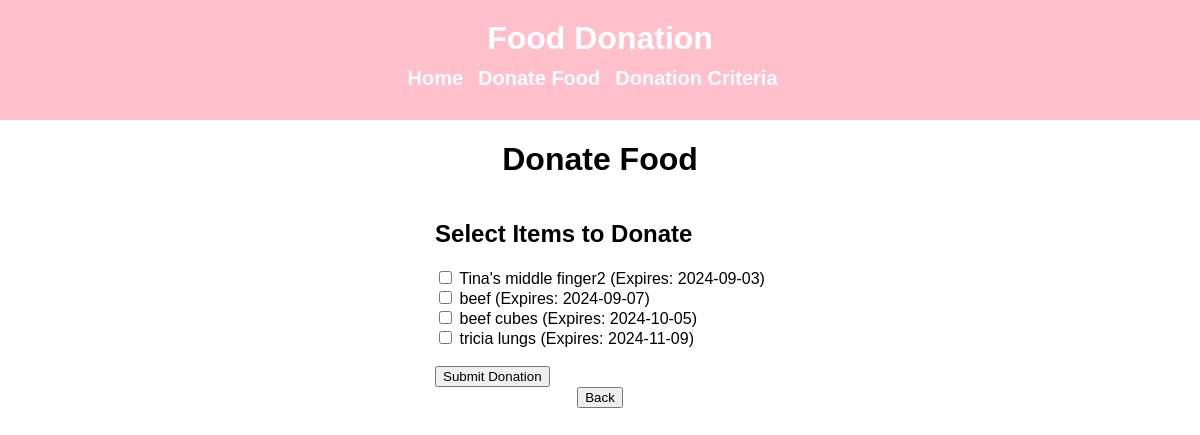
Before: /submitDonation with the older database file.
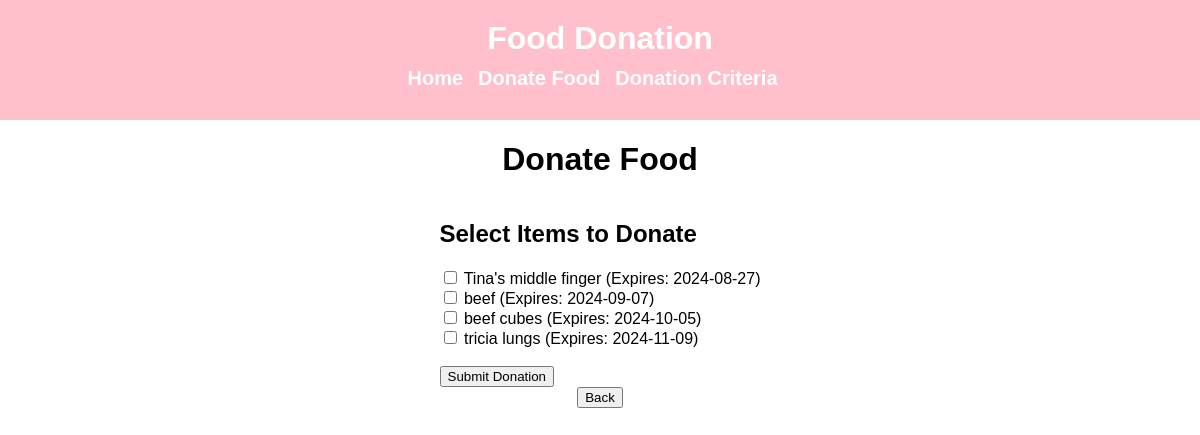
After: the same page with the newer database file.
### tables this page shows
CREATE TABLE foodItem (
    id INTEGER PRIMARY KEY AUTOINCREMENT,
    foodItemName TEXT NOT NULL,
    expiryDate DATE
);

### app.py (the view)
@app.route('/submitDonation')
def submitDonatioForm():
    con = sqlite3.connect("database.db")
    con.row_factory = sqlite3.Row
    cur = con.cursor()
    cur.execute(
        "SELECT id, foodItemName, expiryDate FROM foodItem ORDER BY expiryDate ASC")
    rows = cur.fetchall()
    con.close()
    return render_template("submit.html", rows=rows)

### templates/submit.html (shortened to what this page needs)
<!DOCTYPE html>
<html lang="en">
<head>
    <link rel="stylesheet" href="{{ url_for('static', filename='styles.css') }}">
</head>
<body>
    <header>
        <h1>Food Donation</h1>
        <nav>
            <ul>
                <li><a href="/">Home</a></li>
                <li><a href="/submit">Donate Food</a></li>
                <li><a href="/criteria">Donation Criteria</a></li>
            </ul>
        </nav>
    </header>
    <div class="div1">
        <h1>Donate Food</h1>
        <form id="donationForm" action="{{ url_for('submit') }}" method="POST">
            <h2>Select Items to Donate</h2>
            {% for row in rows %}
            <div>
                <input type="checkbox" id="{{ row['id'] }}" name="items" value="{{ row['id'] }}">
                <label for="{{ row['id'] }}">{{ row['foodItemName'] }} (Expires: {{ row['expiryDate'] }})</label>
            </div>
            {% endfor %}
            <br>
            <button type="submit">Submit Donation</button>
        </form>
        <button onclick="window.history.back()" class="small-button">Back</button>
    </div>
</body>
</html>

### static/styles.css (style rules this page uses)
body { font-family: Arial, sans-serif; margin: 0; padding: 0; box-sizing: border-box; }
header { background-color: pink; color: white; padding: 20px; text-align: center; }
header h1 { margin: 0; }
nav { margin: 10px 0; }
nav ul { list-style-type: none; padding: 0; margin: 0; display: flex; justify-content: center; }
nav ul li { margin-right: 15px; }
nav ul li a { color: white; text-decoration: none; font-weight: bold; }
ul li { font-size: 20px; }
.div1 { font-family: Arial, sans-serif; margin: 0; padding: 0; display: flex; align-items: center; justify-content: center; flex-direction: column; }

Changed rows visible on the page:
removed foodItem: foodItemName "Tina's middle finger2", expiryDate "2024-09-03"
added foodItem: foodItemName "Tina's middle finger", expiryDate "2024-08-27"
